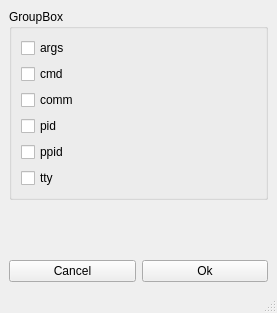
<?xml version="1.0" encoding="UTF-8"?>
<ui version="4.0">
 <class>MainWindow</class>
 <widget class="QMainWindow" name="MainWindow">
  <property name="geometry">
   <rect>
    <x>0</x>
    <y>0</y>
    <width>277</width>
    <height>313</height>
   </rect>
  </property>
  <property name="windowTitle">
   <string>MainWindow</string>
  </property>
  <widget class="QWidget" name="centralwidget">
   <layout class="QVBoxLayout" name="verticalLayout_2">
    <item>
     <widget class="QGroupBox" name="groupBox">
      <property name="title">
       <string>GroupBox</string>
      </property>
      <layout class="QVBoxLayout" name="verticalLayout">
       <item>
        <widget class="QCheckBox" name="argsCheckBox">
         <property name="text">
          <string>args</string>
         </property>
        </widget>
       </item>
       <item>
        <widget class="QCheckBox" name="cmdCheckBox">
         <property name="text">
          <string>cmd</string>
         </property>
        </widget>
       </item>
       <item>
        <widget class="QCheckBox" name="commCheckBox">
         <property name="text">
          <string>comm</string>
         </property>
        </widget>
       </item>
       <item>
        <widget class="QCheckBox" name="pidCheckBox">
         <property name="text">
          <string>pid</string>
         </property>
        </widget>
       </item>
       <item>
        <widget class="QCheckBox" name="ppidCheckBox">
         <property name="text">
          <string>ppid</string>
         </property>
        </widget>
       </item>
       <item>
        <widget class="QCheckBox" name="ttyCheckBox">
         <property name="text">
          <string>tty</string>
         </property>
        </widget>
       </item>
      </layout>
     </widget>
    </item>
    <item>
     <spacer name="verticalSpacer">
      <property name="orientation">
       <enum>Qt::Orientation::Vertical</enum>
      </property>
      <property name="sizeHint" stdset="0">
       <size>
        <width>20</width>
        <height>40</height>
       </size>
      </property>
     </spacer>
    </item>
    <item>
     <layout class="QHBoxLayout" name="horizontalLayout">
      <item>
       <widget class="QPushButton" name="cancelButton">
        <property name="text">
         <string>Cancel</string>
        </property>
       </widget>
      </item>
      <item>
       <widget class="QPushButton" name="okButton">
        <property name="text">
         <string>Ok</string>
        </property>
       </widget>
      </item>
     </layout>
    </item>
   </layout>
  </widget>
  <widget class="QMenuBar" name="menubar">
   <property name="geometry">
    <rect>
     <x>0</x>
     <y>0</y>
     <width>277</width>
     <height>22</height>
    </rect>
   </property>
  </widget>
  <widget class="QStatusBar" name="statusbar"/>
 </widget>
 <resources/>
 <connections/>
</ui>
